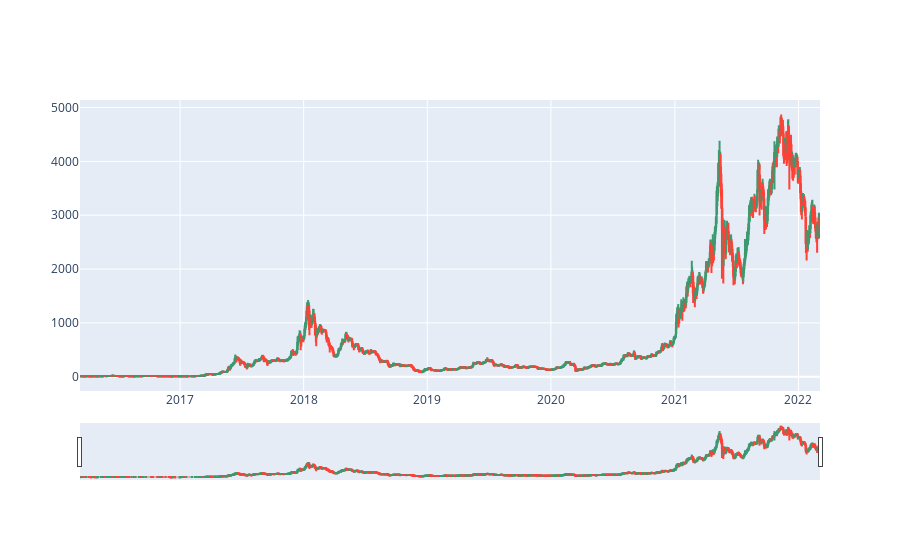
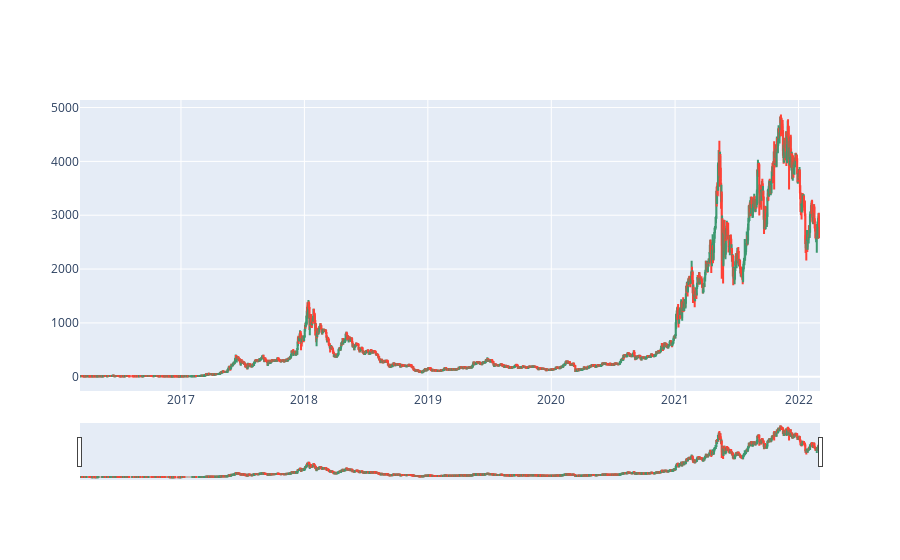

The notebook cell saved with these charts, in order:
### Code cell
fig = go.Figure(data=[go.Candlestick(x=daily.index,
                open=daily['ha_Open'],
                high=daily['ha_High'],
                low=daily['ha_Low'],
                close=daily['ha_Close'])])

fig2 = go.Figure(data=[go.Candlestick(x=eth.index,
                open=eth['open'],
                high=eth['high'],
                low=eth['low'],
                close=eth['close'])])

fig.show()
fig2.show()

### Figure 1 — Plotly figure (JSON) as saved in the notebook; plotly's stock layout.template omitted (floating-point values rounded to 4 significant figures; data arrays with more than 128 entries replaced by an {"elided": "..."} marker saying what was removed)
{"data": [{"close": {"elided": "2185 float values"}, "high": {"elided": "2185 float values"}, "low": {"elided": "2185 float values"}, "open": {"elided": "2185 float values"}, "type": "candlestick", "x": {"elided": "2185 str values"}}], "layout": {}}

### Figure 2 — Plotly figure (JSON) as saved in the notebook; plotly's stock layout.template omitted (floating-point values rounded to 4 significant figures; data arrays with more than 128 entries replaced by an {"elided": "..."} marker saying what was removed)
{"data": [{"close": {"elided": "2188 float values"}, "high": {"elided": "2188 float values"}, "low": {"elided": "2188 float values"}, "open": {"elided": "2188 float values"}, "type": "candlestick", "x": {"elided": "2188 str values"}}], "layout": {}}
